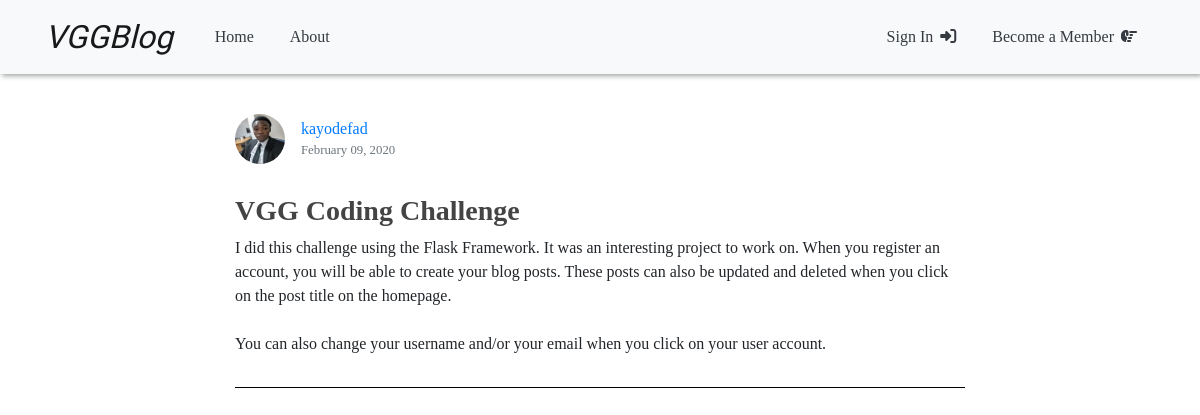
Page /home on the earlier database version.
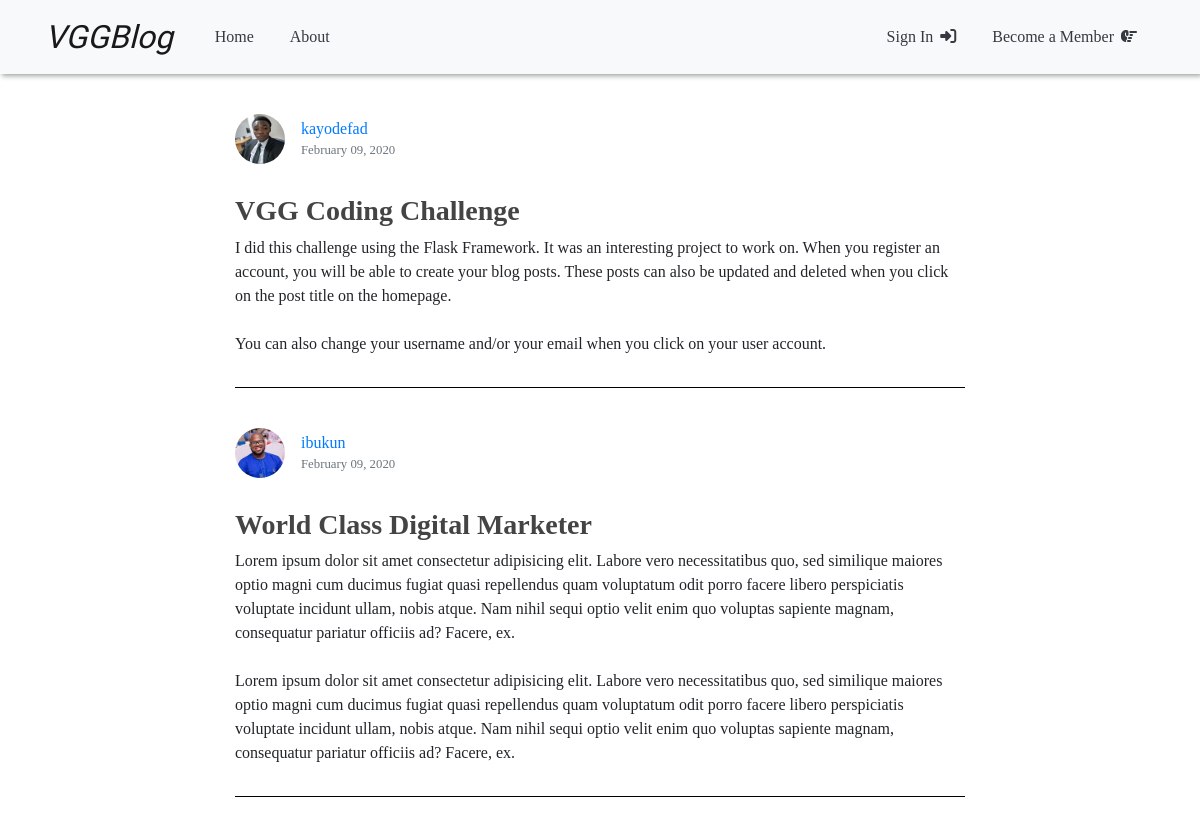
Same page on the later database version.
### vggblog/models.py (models this page shows, shortened)
class Post(db.Model):
  id = db.Column(db.Integer, primary_key=True)
  title = db.Column(db.String(100), nullable=False)
  date_posted = db.Column(db.DateTime, nullable=False, default=datetime.utcnow)
  content = db.Column(db.Text, nullable=False)
  user_id = db.Column(db.Integer, db.ForeignKey('user.id'), nullable=False)

class User(db.Model, UserMixin):
  id = db.Column(db.Integer, primary_key=True)
  username = db.Column(db.String(20), unique=True, nullable=False)
  email = db.Column(db.String(120), unique=True, nullable=False)
  image_file = db.Column(db.String(20), nullable=False, default='default.jpg')
  password = db.Column(db.String(60), nullable=False)
  posts = db.relationship('Post', backref='author', lazy=True)

### vggblog/routes.py (the view)
@app.route('/home')
def home():
    posts = Post.query.all()
    return render_template('home.html', posts=posts)

### vggblog/templates/home.html
{% extends "layout.html" %}
{% block content %}
  {% for post in posts %}
  <article class="content-section">
    <div class="img-container">
      <img class="rounded-circle article-img" src="{{url_for('static', filename='profile_pics/' + post.author.image_file)}}" alt="">
      <div class="article-metadata">
        <a class="mr-2" href="#">{{ post.author.username }}</a>
        <small class="text-muted">{{ post.date_posted.strftime('%B %d, %Y') }}</small>
      </div>
    </div>
    <div class="media-body">
      <h3><a class="article-title" href="{{ url_for('post', post_id=post.id) }}">{{ post.title }}</a></h3>
      <p class="article-content">{{ post.content }}</p>
    </div>
  </article>
  {% endfor %}
{% endblock content %}

### vggblog/templates/layout.html (shortened to what this page needs)
<!DOCTYPE html>
<html lang="en">
  <head>
    <link
      rel="stylesheet"
      href="https://stackpath.bootstrapcdn.com/bootstrap/4.4.1/css/bootstrap.min.css"
    />
    <link rel="stylesheet" type="text/css" href="{{ url_for('static', filename='main.css') }}">
  </head>
  <body>
    <header class="site-header">
      <nav class="navbar navbar-expand-md navbar-light bg-light">
        <div class="container">
          <a class="navbar-brand mr-4" href="{{ url_for('home') }}">VGGBlog</a>
          <div class="collapse navbar-collapse" id="navbarToggle">
            <div class="navbar-nav mr-auto">
              <a class="nav-item nav-link text-dark" href="{{ url_for('home') }}">Home</a>
              <a class="nav-item nav-link text-dark" href="{{ url_for('about') }}">About</a>
            </div>
            <div class="navbar-nav">
              {% if current_user.is_authenticated %}
              <a class="nav-item nav-link text-dark" href="{{ url_for('new_post') }}">New Post <i class="fas fa-plus-square"></i></a>
              <a style="text-transform: lowercase;" class="nav-item nav-link text-dark" href="{{ url_for('account') }}">{{current_user.username}} <i class="fas fa-user"></i></a s>
              <a class="nav-item nav-link text-dark" href="{{ url_for('logout') }}">Sign Out <i class="fas fa-sign-out-alt"></i></a>
              {% else %}
              <a class="nav-item nav-link text-dark" href="{{ url_for('login') }}">Sign In <i class="fas fa-sign-in-alt"></i></a>
              <a class="nav-item nav-link text-dark" href="{{ url_for('register') }}">Become a Member <i class="fas fa-hand-point-right"></i></a>
              {% endif %}
            </div>
          </div>
        </div>
      </nav>
    </header>
    <main role="main" class="container">
    <div class="row">
      <div class="col-md-8 mx-auto">
        {% block content %}{% endblock %}
      </div>
    </div>
    </main>
  </body>
</html>

### vggblog/static/main.css (style rules this page uses)
body { font-family: Cambria, Cochin, Georgia, Times, 'Times New Roman', serif; }
h1, h2, h3, h4, h5, h6 { color: #444444; }
header { position: sticky; top: 0; z-index: 50; box-shadow: 2px 2px 5px rgb(161, 163, 163); }
.site-header .navbar-brand { font-family: 'Cookie', cursive; font-style: italic; font-size: 2rem; }
.site-header .navbar-nav .nav-link { color: #cbd5db; margin: 0 10px; }
.site-header .navbar-nav i { margin-left: 3px; }
main { margin-top: 2.5rem; }
.content-section .img-container { display: flex; align-items: center; }
.content-section { margin-bottom: 40px; padding-bottom: 15px; border-bottom: 1px solid #000; }
.content-section h3 { margin-top: 30px; }
.article-title { color: #444444; font-weight: bold; }
.article-content { white-space: pre-line; }
.article-img { height: 50px; width: 50px; margin-right: 16px; }
.article-metadata { display: flex; flex-direction: column; }

Differences in the rows shown:
added Post: image_file (picture), author.username "ibukun", date_posted "February 09, 2020", title "World Class Digital Marketer", content "Lorem ipsum dolor sit amet consectetur adipisicing elit. Labore vero necessitatibus quo, sed similique maiores optio magni cum ducimus fugiat quasi repellendus quam voluptatum odit porro facere libero perspiciatis voluptate incidunt ullam, nobis atque. Nam nihil sequi optio velit enim quo voluptas sapiente magnam, consequatur pariatur officiis ad? Facere, ex. Lorem ipsum dolor sit amet consectetur adipisicing elit. Labore vero necessitatibus quo, sed similique maiores optio magni cum ducimus fugiat quasi repellendus quam voluptatum odit porro facere libero perspiciatis voluptate incidunt ullam, nobis atque. Nam nihil sequi optio velit enim quo voluptas sapiente magnam, consequatur pariatur…"
